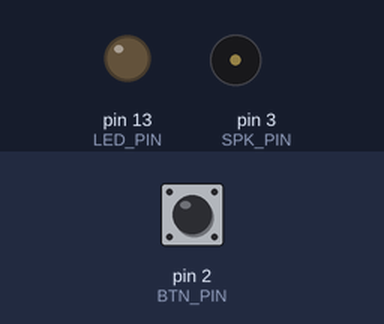
Bench run of a sketch on a simulated Arduino Uno, built with avr-gcc and run on an emulated ATmega328P. Parts: output pins drawn as LEDs (lit = HIGH), buzzer (waves = sounding). The inputs (shaded band) are chosen by the test bench; at power-on: pin 2 (BTN_PIN) HIGH. What the sketch prints to the serial monitor is not drawn.

Above: at 1.2 s.
1.3 s: pin 2 (BTN_PIN) pulled LOW for 1 s
At 2.1 s:
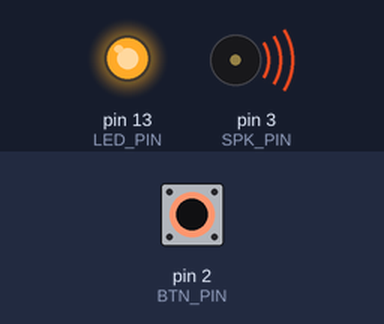
3.8 s: pin 2 (BTN_PIN) pulled LOW for 3.2 s
At 8.2 s:
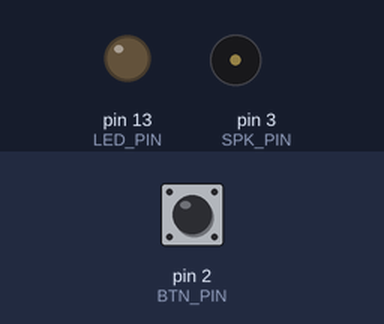
Timing chart, 0 to 9.7 s (numbered marks = the images above; inputs shaded):
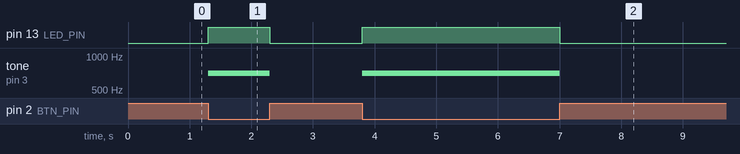

The sketch:

morse_decoder_zad6.ino
```cpp
const int LED_PIN = LED_BUILTIN;
const int SPK_PIN = 3;
const int BTN_PIN = 2;

const int BOUNCE_THRESHOLD = 50;
const int DOT_DELAY        = 300;
const int DASH_DELAY       = DOT_DELAY * 3;
const int SPACE_DELAY      = DOT_DELAY;     // between da & dah
const int WORD_DELAY       = DOT_DELAY * 6;                // between words

///////////////////////////////////////////////////////////

bool prev_button_state;
unsigned long timer_signal;
unsigned short sequence;

////////////////////////////////////////////////////////

inline void timer_start()          { timer_signal = millis(); }
inline unsigned long timer_diff()  { return millis() - timer_signal; }

void setup() {
	Serial.begin(9600);
	while (!Serial) { ; }

	pinMode(BTN_PIN, INPUT);
	digitalWrite(BTN_PIN, HIGH); // enable pullup resistor

	pinMode(SPK_PIN, OUTPUT);
	pinMode(LED_PIN, OUTPUT);

	digitalWrite(LED_PIN, LOW);
	prev_button_state = false;

	sequence = 1;

	Serial.println("=:[READY]:=");

	timer_start();
}

void show_state(int state) {
	if (state) {
		digitalWrite(LED_PIN, HIGH);
		tone(SPK_PIN, 700);
	} else {
		digitalWrite(LED_PIN, LOW);
		noTone(SPK_PIN);
	}
}

const char decode_table[] ="##TEMNAIOGKDWRUS##QZYCXBJP#L#FVH09#8###7#######61#######2###3#45";

void translate_and_send() {
	char character;
	if (sequence <= 1) return;

	if (sequence < sizeof(decode_table)/sizeof(decode_table[0]))
		character = decode_table[sequence];
	else {
		switch (sequence) {
		case 71:  character = ':'; break;
		case 76:  character = ','; break;
		case 84:  character = '!'; break;
		case 94:  character = '-'; break;
		case 101: character = '@'; break;
		case 106: character = '.'; break;
		case 115: character = '?'; break;
		default:  character = '#'; break;
		}
	}
	Serial.print(character);
	sequence = 1;
}

void send_end_word() {
	translate_and_send();                                 // translate, if anything left
	Serial.print(" ");                                    // send word break
}

void loop() {
	bool button_state = digitalRead(BTN_PIN) == LOW;      // button_state == true -> then button is pressed

	unsigned long elapsedTime = timer_diff();

	if (elapsedTime < BOUNCE_THRESHOLD)                   // if the time is too short, then don't do anything.
		return;

	show_state(button_state);

	if (button_state != prev_button_state) {
		if (button_state) {                               // silent -> on
			if (elapsedTime > WORD_DELAY) {
				send_end_word();
				timer_start();
			}
			else if (elapsedTime >= SPACE_DELAY) {
				translate_and_send();
				timer_start();
			}			                                  // else don't do anything, wait for another da-dah
		}
		else {                                            // on -> silent, 1 is da (.), 0 is dah (-), encoding in binary
			if (elapsedTime >= DASH_DELAY) {
				sequence <<= 1;
				Serial.print('-');
				timer_start();
			} else if (elapsedTime >= DOT_DELAY){
				Serial.print('.');
				sequence <<= 1;
				sequence += 1;
				timer_start();
			}

		}

		prev_button_state = button_state;
	}

	if (button_state == false && elapsedTime > WORD_DELAY) { // flush character, if any.
		translate_and_send();
	}
}
```

Measured:
- after the input at 1.3 s, pin 13 (LED_PIN): LOW → HIGH at once, → LOW 1.0 s later; tone on pin 3 (SPK_PIN): silent → 700 Hz at once, → silent 1.0 s later
- after the input at 3.8 s, pin 13 (LED_PIN): LOW → HIGH at once, → LOW 3.2 s later; tone on pin 3 (SPK_PIN): silent → 700 Hz at once, → silent 3.2 s later
